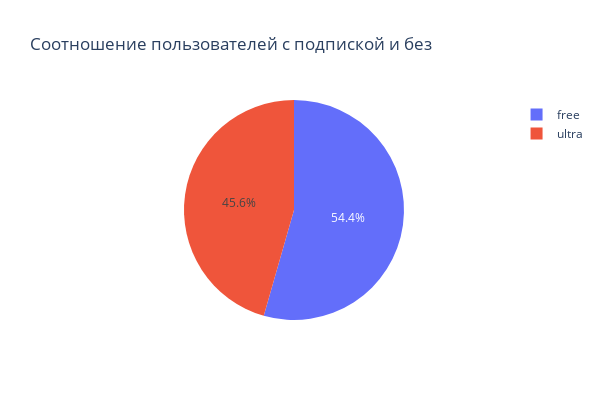

Write notebook code for a chart like this one.
### Markdown cell above
В имеющейся выборке доля представленности пользователей из разных городов варьируется от 11 до 14.3%, что можно назвать примерно равными долями. Больше всего пользователей из Пятигорска (14.3%), Екатеринбурга (13.3%) и Ростова-на-Дону(12.9%). Меньше всего данных в выборке о пользователях из Москвы(11%).

### Code cell
subscription = users.groupby('subscription_type')['user_id'].count().reset_index()

fig = go.Figure(data=[go.Pie(
                        labels=subscription['subscription_type'],
                        values=subscription['user_id'])])
fig.update_layout(title='Соотношение пользователей с подпиской и без',
                  width=600,
                  height=400)
fig

### Figure 1 — Plotly figure (JSON) as saved in the notebook; plotly's stock layout.template omitted (floating-point values rounded to 4 significant figures)
{"data": [{"labels": ["free", "ultra"], "type": "pie", "values": [835, 699]}], "layout": {"height": 400, "title": {"text": "Соотношение пользователей с подпиской и без"}, "width": 600}}
